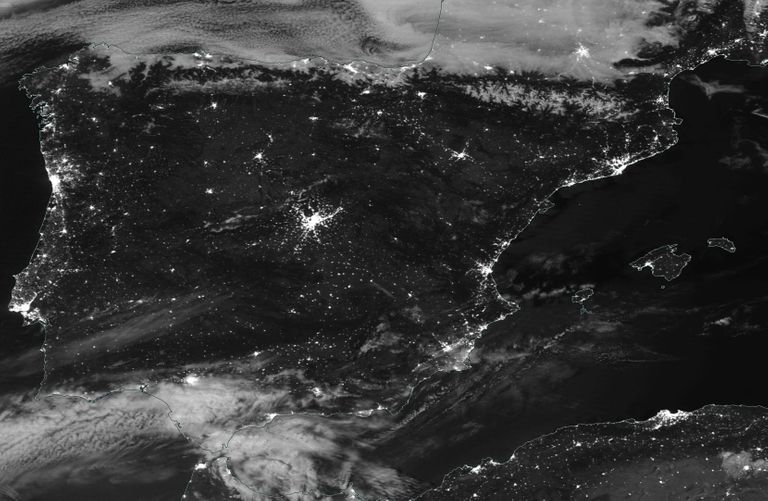
#> input picture 2_Histo/satelite.jpg, 768 x 501 px
$ jupyter execute Ejercicio-2.ipynb
#> lines starting #> are read from the running program, lines starting #| are printed output that depends on the picture
[cell 1]
import cv2
import numpy as np
import matplotlib.pyplot as plt

def expan(img, cmin, cmax):
#> called with cmin = 10, cmax = 100
    salida = np.zeros_like(img, dtype=np.uint8)

    filas, cols = img.shape
#> filas = 501; cols = 768
    for i in range(filas):
        for j in range(cols):
            ND = img[i, j]
            if ND <= cmin:
                salida[i, j] = 0
            elif ND >= cmax:
                salida[i, j] = 255
            else:
                salida[i, j] = int(((ND - cmin) * 255) / (cmax - cmin))
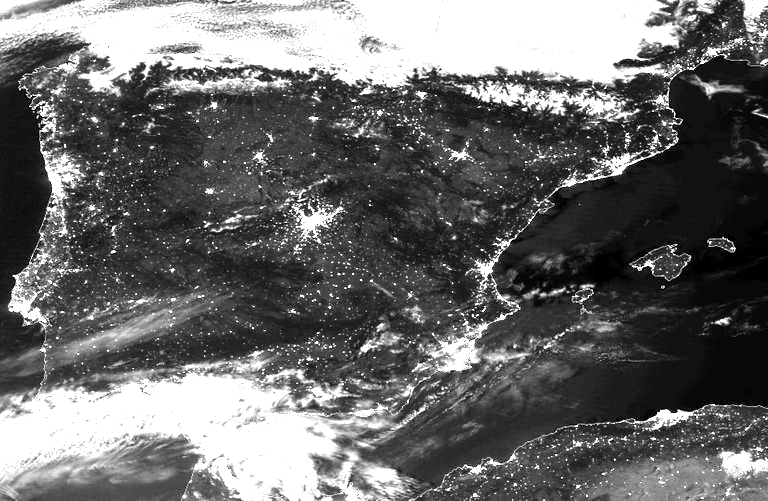
#> salida: shape (501, 768); min 0, max 255, mean 106.7

    return salida

[cell 2]
img = cv2.imread("satelite.jpg", cv2.IMREAD_GRAYSCALE)

cmin, cmax = 10, 100
img_exp = expan(img, cmin, cmax)

#Imágenes
plt.figure(figsize=(12,6))
plt.subplot(1,2,1)
plt.imshow(img, cmap="gray")
plt.title("Imagen original")

plt.subplot(1,2,2)
plt.imshow(img_exp, cmap="gray")
plt.title(f"Imagen expandida (cmin={cmin}, cmax={cmax})")
plt.show()
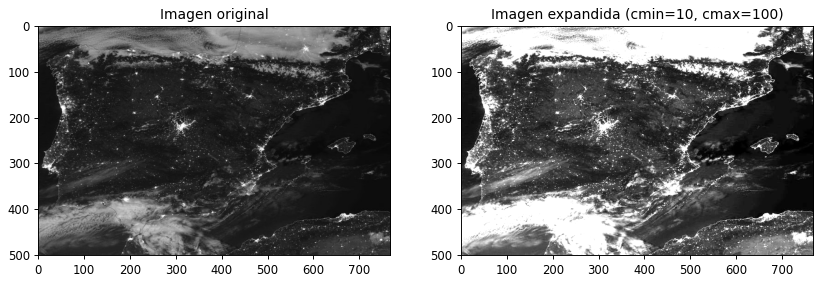
#> figure drawn by matplotlib, 2 panels

#Histogramas
plt.figure(figsize=(12,6))
plt.subplot(1,2,1)
plt.hist(img.ravel(), bins=256, range=[0,256], color='black')
plt.title("Histograma original")

plt.subplot(1,2,2)
plt.hist(img_exp.ravel(), bins=255, range=[0,254], color='black')
plt.title("Histograma expandido")
plt.show()
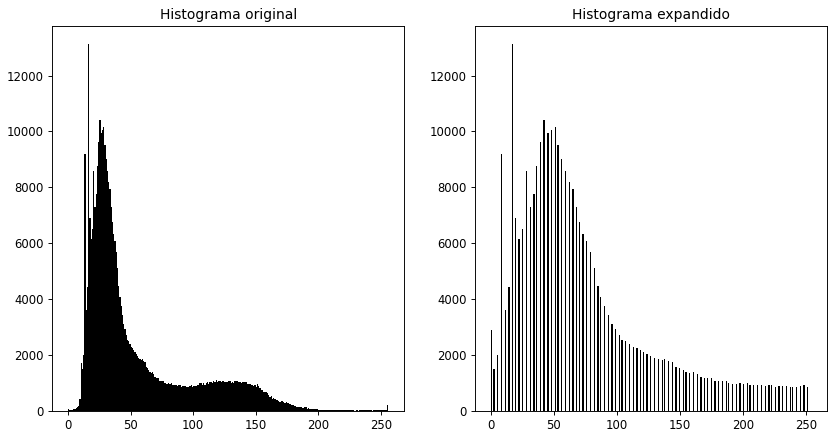
#> figure drawn by matplotlib, 2 panels; panel 1: tallest bar 13116 high, from x = 16 to 17; panel 2: tallest bar 13116 high, from x = 16.93 to 17.93
